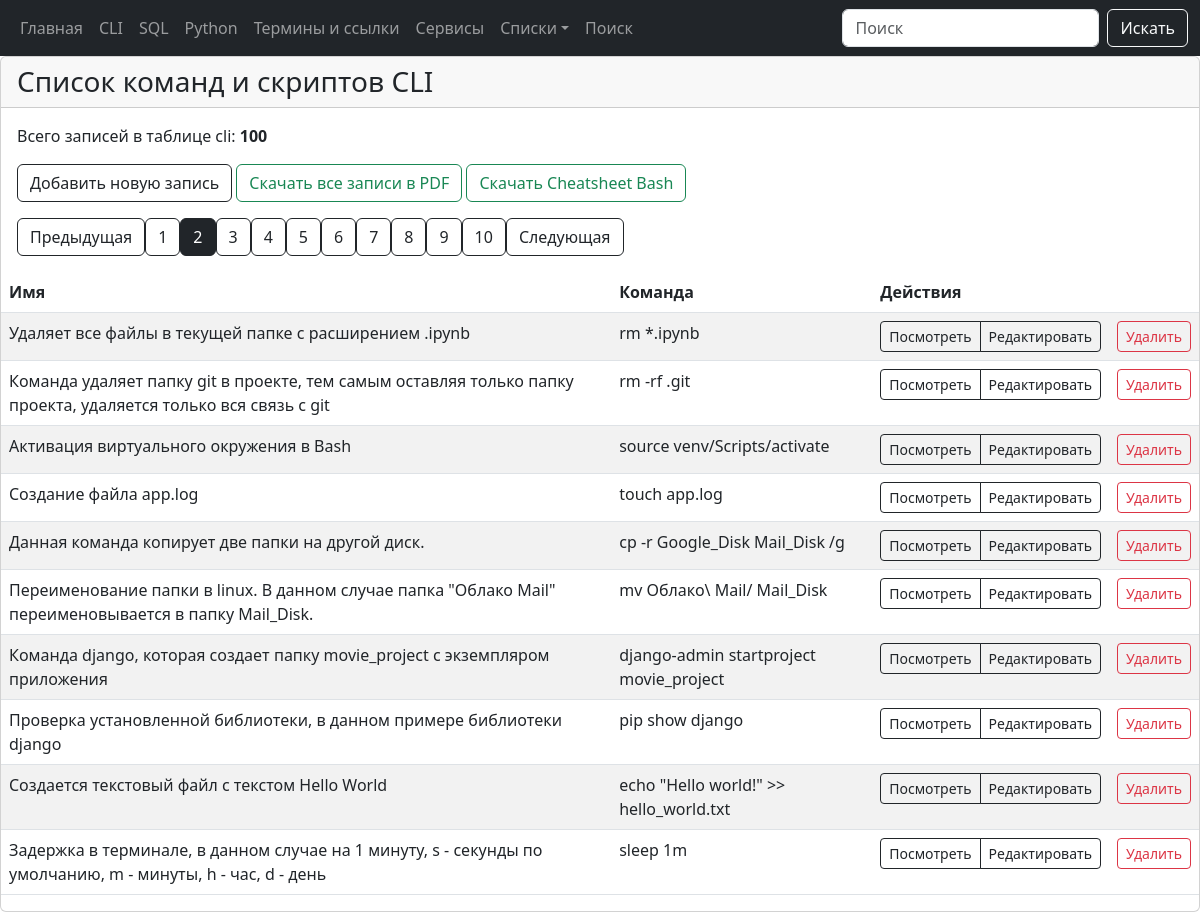
The page /cli?page=2 on the database its author committed.
### tables this page shows
CREATE TABLE "cli" (
  "cli_id" INTEGER PRIMARY KEY AUTOINCREMENT,
  "cli_command" TEXT NOT NULL,
  "cli_name" TEXT NOT NULL,
  "cli_date_add" TIMESTAMP DEFAULT CURRENT_TIMESTAMP,
  "cli_date_edit" TEXT
);

### modules/cli/cli_posts.py (the view)
@bp.route("/cli")
def cli_posts():
    page = request.args.get('page', 1, type=int)
    conn = connect.get_db_connection()
    count_row = conn.execute("SELECT COUNT(*) FROM cli").fetchone()
    if count_row and count_row[0] is not None:
        cli_list_count = int(count_row[0])
    else:
        cli_list_count = 0
    offset = (page - 1) * PER_PAGE
    cli_list = conn.execute(
        "SELECT * FROM cli ORDER BY cli_id DESC LIMIT ? OFFSET ?",
        (PER_PAGE, offset)
    ).fetchall()
    conn.close()
    total_pages = (cli_list_count + PER_PAGE - 1) // PER_PAGE
    return render_template(
        "cli/cli_posts.html",
        cli_list=cli_list,
        cli_list_count=cli_list_count,
        page=page,
        total_pages=total_pages,
    )

### modules/connect.py (called while the page is built)
def get_db_connection():
    db_path = os.path.join(BASE_DIR, '../database.db')
    conn = sqlite3.connect(db_path, timeout=30)
    conn.row_factory = sqlite3.Row
    return conn

### templates/cli/cli_posts.html (shortened to what this page needs)
{% extends "base.html" %}
{% block content %}
<div class="card mb-4">
   <div class="card-header h3">Список команд и скриптов CLI</div>
   <div class="card-body">
      <p class="card-text">
         Всего записей в таблице cli: <b>{{ cli_list_count }}</b>
      </p>
      <a href="{{ url_for('add_cli_post.add_cli_post') }}" class="btn btn-outline-dark">
         Добавить новую запись
      </a>
      <a href="{{ url_for('cli_posts.cli_download_pdf') }}" class="btn btn-outline-success">
          Скачать все записи в PDF
      </a>
      <a href="{{ url_for('static', filename='cheat_sheets/cheat_sheet_bash.pdf') }}" class="btn btn-outline-success">
         Скачать Cheatsheet Bash
      </a>
      <div class="pagination">
         {% if page > 1 %}
         <a href="{{ url_for('cli_posts.cli_posts', page=page-1) }}" class="btn btn-outline-dark">Предыдущая</a>
         {% endif %}
         {% for p in range(1, total_pages + 1) %}
         <a href="{{ url_for('cli_posts.cli_posts', page=p) }}"
            class="btn btn-outline-dark {% if p == page %}active{% endif %}">{{ p }}</a>
         {% endfor %}
         {% if page < total_pages %}
         <a href="{{ url_for('cli_posts.cli_posts', page=page+1) }}" class="btn btn-outline-dark">Следующая</a>
         {% endif %}
      </div>
   </div>
   <table class="table table-striped">
      <thead>
         <tr>
            <th>Имя</th>
            <th>Команда</th>
            <th colspan="2">Действия</th>
         </tr>
      </thead>
      <tbody>
         {% for item in cli_list %}
         <tr>
            <td>{{ item.cli_name }}</td>
            <td>{{ item.cli_command }}</td>
            <td>
               <div class="btn-group" role="group" aria-label="Действия">
                  <a href="{{ url_for('get_view_cli_post.get_view_cli_post', cli_id=item.cli_id) }}"
                     class="btn btn-outline-dark btn-sm">
                     Посмотреть
                  </a>
                  <a href="{{ url_for('edit_cli_post.edit_cli_post', cli_id=item.cli_id) }}"
                     class="btn btn-outline-dark btn-sm">
                     Редактировать
                  </a>
               </div>
            </td>
            <td>
               <form action="{{ url_for('delete_cli_post.delete_cli_post', cli_id=item.cli_id)}}" method="POST"
                  class="d-inline">
                  <button type="submit" class="btn btn-outline-danger btn-sm"
                     onclick="return confirm('Вы точно уверены что хотите удалить запись?')">
                     Удалить
                  </button>
               </form>
            </td>
         </tr>
         {% endfor %}
      </tbody>
   </table>
</div>
{% endblock %}

### rows shown on the page
cli: cli_name "Удаляет все файлы в текущей папке с расширением .ipynb", cli_command "rm *.ipynb"
cli: cli_name "Команда удаляет папку git в проекте, тем самым оставляя только папку проекта, удаляется только вся связь с git", cli_command "rm -rf .git"
cli: cli_name "Активация виртуального окружения в Bash", cli_command "source venv/Scripts/activate"
cli: cli_name "Создание файла app.log", cli_command "touch app.log"
cli: cli_name "Данная команда копирует две папки на другой диск.", cli_command "cp -r Google_Disk Mail_Disk /g"
cli: cli_name "Переименование папки в linux. В данном случае папка \"Облако Mail\" переименовывается в папку Mail_Disk.", cli_command "mv Облако\\ Mail/ Mail_Disk"
cli: cli_name "Команда django, которая создает папку movie_project с экземпляром приложения", cli_command "django-admin startproject movie_project"
cli: cli_name "Проверка установленной библиотеки, в данном примере библиотеки django", cli_command "pip show django"
cli: cli_name "Создается текстовый файл с текстом Hello World", cli_command "echo \"Hello world!\" >> hello_world.txt"
cli: cli_name "Задержка в терминале, в данном случае на 1 минуту, s - секунды по умолчанию, m - минуты, h - час, d - день", cli_command "sleep 1m"

### other values the page prints
{{ cli_list_count }} "100"
{{ p }} "1" "2" "3" "4" "5" "6" "7" "8" "9" "10"
